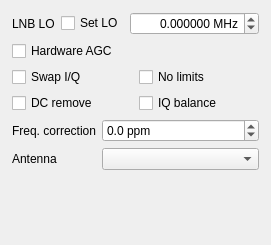
<?xml version="1.0" encoding="UTF-8"?>
<ui version="4.0">
 <class>DockInputCtl</class>
 <widget class="QDockWidget" name="DockInputCtl">
  <property name="geometry">
   <rect>
    <x>0</x>
    <y>0</y>
    <width>234</width>
    <height>245</height>
   </rect>
  </property>
  <property name="minimumSize">
   <size>
    <width>234</width>
    <height>229</height>
   </size>
  </property>
  <property name="windowIcon">
   <iconset resource="../../resources/icons.qrc">
    <normaloff>:/icons/icons/flash.svg</normaloff>:/icons/icons/flash.svg</iconset>
  </property>
  <property name="floating">
   <bool>false</bool>
  </property>
  <property name="allowedAreas">
   <set>Qt::LeftDockWidgetArea|Qt::RightDockWidgetArea</set>
  </property>
  <property name="windowTitle">
   <string>Input controls</string>
  </property>
  <widget class="QWidget" name="dockWidgetContents">
   <layout class="QVBoxLayout" name="verticalLayout">
    <property name="spacing">
     <number>-1</number>
    </property>
    <property name="leftMargin">
     <number>12</number>
    </property>
    <property name="topMargin">
     <number>12</number>
    </property>
    <property name="rightMargin">
     <number>12</number>
    </property>
    <property name="bottomMargin">
     <number>12</number>
    </property>
    <item>
     <layout class="QHBoxLayout" name="horizontalLayout">
      <item>
       <widget class="QLabel" name="lnbLabel">
        <property name="text">
         <string>LNB LO</string>
        </property>
        <property name="indent">
         <number>-1</number>
        </property>
       </widget>
      </item>
      <item>
     <layout class="QHBoxLayout" name="horizontalLayout_2">
      <item>
       <widget class="QCheckBox" name="setLoButton">
        <property name="toolTip">
         <string>&lt;html&gt;&lt;head/&gt;&lt;body&gt;&lt;p&gt;Toggle setting LO.&lt;/p&gt;&lt;p&gt;Usefull when using passthru on HamItUp.&lt;/p&gt;&lt;/body&gt;&lt;/html&gt;</string>
        </property>
        <property name="text">
         <string>Set LO</string>
        </property>
       </widget>
      </item>
     </layout>
    </item>
    <item>
       <widget class="QDoubleSpinBox" name="lnbSpinBox">
        <property name="sizePolicy">
         <sizepolicy hsizetype="MinimumExpanding" vsizetype="Fixed">
          <horstretch>0</horstretch>
          <verstretch>0</verstretch>
         </sizepolicy>
        </property>
        <property name="toolTip">
         <string>Local oscillator of up or down converter</string>
        </property>
        <property name="statusTip">
         <string/>
        </property>
        <property name="alignment">
         <set>Qt::AlignRight|Qt::AlignTrailing|Qt::AlignVCenter</set>
        </property>
        <property name="suffix">
         <string> MHz</string>
        </property>
        <property name="decimals">
         <number>6</number>
        </property>
        <property name="minimum">
         <double>-2000.000000000000000</double>
        </property>
        <property name="maximum">
         <double>7900.000000000000000</double>
        </property>
       </widget>
      </item>
     </layout>
    </item>
    <item>
     <layout class="QHBoxLayout" name="horizontalLayout_2">
      <item>
       <widget class="QCheckBox" name="agcButton">
        <property name="toolTip">
         <string>&lt;html&gt;&lt;head/&gt;&lt;body&gt;&lt;p&gt;Toggle hardware-based automatic gain control.&lt;/p&gt;&lt;p&gt;This feature requires hardware that supports it. It is known to work with RTL-SDR devices.&lt;/p&gt;&lt;/body&gt;&lt;/html&gt;</string>
        </property>
        <property name="text">
         <string>Hardware AGC</string>
        </property>
       </widget>
      </item>
     </layout>
    </item>
    <item>
     <layout class="QGridLayout" name="gridLayout">
      <item row="0" column="0">
       <widget class="QCheckBox" name="iqSwapButton">
        <property name="toolTip">
         <string>&lt;html&gt;&lt;head/&gt;&lt;body&gt;&lt;p&gt;Swap the the I/Q channels. This can be useful with audio-based input or when dealing with inverted IF.&lt;/p&gt;&lt;/body&gt;&lt;/html&gt;</string>
        </property>
        <property name="text">
         <string>Swap I/Q</string>
        </property>
        <property name="tristate">
         <bool>false</bool>
        </property>
       </widget>
      </item>
      <item row="0" column="1">
       <widget class="QCheckBox" name="ignoreButton">
        <property name="toolTip">
         <string>&lt;html&gt;&lt;head/&gt;&lt;body&gt;&lt;p&gt;Ignore hardware limits such as frequency range. This allows experimenting with out-of-spec settings.&lt;/p&gt;&lt;/body&gt;&lt;/html&gt;</string>
        </property>
        <property name="text">
         <string>No limits</string>
        </property>
       </widget>
      </item>
      <item row="1" column="0">
       <widget class="QCheckBox" name="dcCancelButton">
        <property name="toolTip">
         <string>Enable automatic DC removal</string>
        </property>
        <property name="text">
         <string>DC remove</string>
        </property>
       </widget>
      </item>
      <item row="1" column="1">
       <widget class="QCheckBox" name="iqBalanceButton">
        <property name="toolTip">
         <string>Enable automatic I/Q balance (requires gr-iqbal component)</string>
        </property>
        <property name="text">
         <string>IQ balance</string>
        </property>
       </widget>
      </item>
     </layout>
    </item>
    <item>
     <layout class="QFormLayout" name="formLayout">
      <item row="0" column="0">
       <widget class="QLabel" name="freqCorrLabel">
        <property name="text">
         <string>Freq. correction</string>
        </property>
        <property name="alignment">
         <set>Qt::AlignRight|Qt::AlignTrailing|Qt::AlignVCenter</set>
        </property>
       </widget>
      </item>
      <item row="0" column="1">
       <widget class="QDoubleSpinBox" name="freqCorrSpinBox">
        <property name="sizePolicy">
         <sizepolicy hsizetype="MinimumExpanding" vsizetype="Minimum">
          <horstretch>0</horstretch>
          <verstretch>0</verstretch>
         </sizepolicy>
        </property>
        <property name="suffix">
         <string> ppm</string>
        </property>
        <property name="decimals">
         <number>1</number>
        </property>
        <property name="minimum">
         <double>-500.000000000000000</double>
        </property>
        <property name="maximum">
         <double>500.000000000000000</double>
        </property>
        <property name="value">
         <double>0.000000000000000</double>
        </property>
       </widget>
      </item>
      <item row="1" column="0">
       <widget class="QLabel" name="antSelectorLabel">
        <property name="toolTip">
         <string>Select active antenna connector</string>
        </property>
        <property name="text">
         <string>Antenna</string>
        </property>
       </widget>
      </item>
      <item row="1" column="1">
       <widget class="QComboBox" name="antSelector">
        <property name="sizePolicy">
         <sizepolicy hsizetype="MinimumExpanding" vsizetype="Minimum">
          <horstretch>0</horstretch>
          <verstretch>0</verstretch>
         </sizepolicy>
        </property>
        <property name="toolTip">
         <string>Select active antenna connector</string>
        </property>
       </widget>
      </item>
     </layout>
    </item>
    <item>
     <spacer name="verticalSpacer">
      <property name="orientation">
       <enum>Qt::Vertical</enum>
      </property>
      <property name="sizeHint" stdset="0">
       <size>
        <width>20</width>
        <height>0</height>
       </size>
      </property>
     </spacer>
    </item>
   </layout>
  </widget>
 </widget>
 <resources>
  <include location="../../resources/icons.qrc"/>
 </resources>
 <connections/>
</ui>
